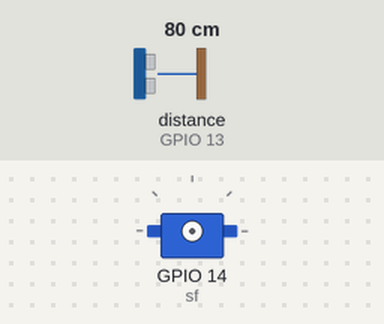
The program below on a simulated ESP8266 board running MicroPython. On the bench: servo. The test bench sets the inputs (shaded band); at power-on: distance to the obstacle (sensor on GPIO 13) 80 cm. The echo pulse lasts 58.3 µs per cm; servo angles are drawn from the pulse width (0.5 ms = 0°, 2.5 ms = 180°); library files of the repository ran but are not shown: hcsr04.py; what the program prints to the serial console is not drawn. At 1.6 s the program stops and its outputs stay as they are.

Above: at 0.1 s.
At 1.1 s:
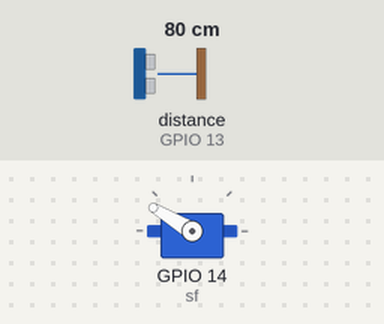
Timing chart, 0 to 2.6 s (numbered marks = the images above):
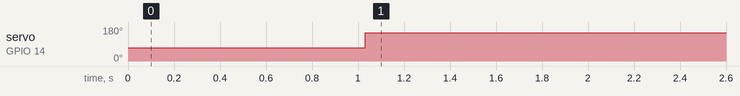

Measured:
- by itself, servo on GPIO 14 (sf): 69° → 149° at 1.0 s

The program:

main.py
```python
## Teste com três leituras
# Faz o teste combinando ultrassom e servo motor para coletar três
# leituras de distância

from hcsr04 import HCSR04
from servo_motor import Servo
import time

sensorD = HCSR04(trigger_pin=12, echo_pin=13)

amostra = [0,0,0]

sf = Servo(14)

angles = [10,90,170]

contI = 0
for a in angles:
    sf.setAngle(a)
    time.sleep_ms(500)
    amostra[contI] = sensorD.distance_cm()
    time.sleep_ms(10)
    contI += 1

distance = sensorD.distance_cm()
print('Amostra:', amostra)
```

servo_motor.py
```python
import machine


class Servo:
    servoMotor = 0

    minDuty = 20
    meanDuty = 65
    maxDuty = 110

    def __init__(self, sPin):
        self.servoMotor = machine.PWM(machine.Pin(sPin), freq=50)

    def conf(self,mi,me,ma):
        self.minDuty = mi
        self.meanDuty = me
        self.maxDuty = ma

    # http://docs.micropython.org/en/v1.12/esp8266/tutorial/pwm.html
    # A método duty define o valor de giro do servo.
    # - Varia de 1 a 127 para um mapeamento ruidoso de 0 graus a 180 para servos 180
    # A função angle tenta tratar o ruído e gerar um valor mais confiável para
    # o controle do ângulo do eixo do servo
    def angle(self, degree):
        """ Converte de 10 a 170 graus para duty """
        duty = self.minDuty
        if degree >= 90:
            if degree <= 170:
                # nomaliza de [90, 170] para [0, 1]
                d = (degree - 90)/80 # 80 -> 170 - 90
                duty = self.meanDuty + (d*(self.maxDuty - self.meanDuty))
            else:
                duty = self.maxDuty
        else:
            if degree >= 10:
                # nomaliza de [10, 90] para [0, 1]
                d = (degree - 10)/80
                duty = self.minDuty + (d*(self.meanDuty - self.minDuty))
            else:
                duty = self.minDuty
        return int(duty)

    def setAngle(self, degree):
        self.servoMotor.duty(self.angle(degree))
     
```
